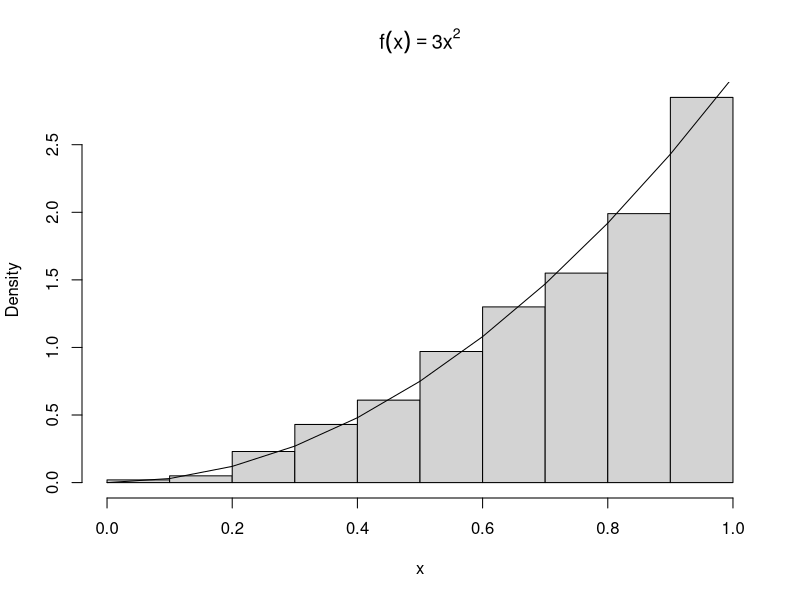
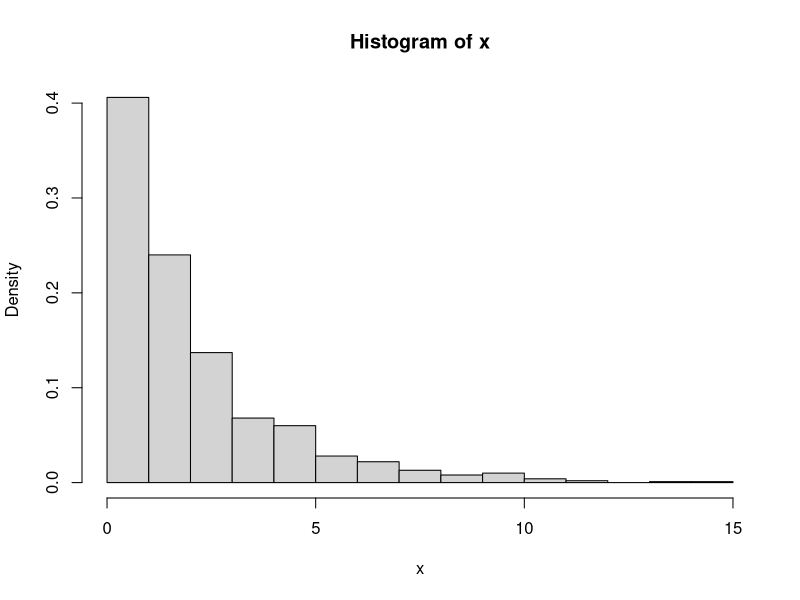
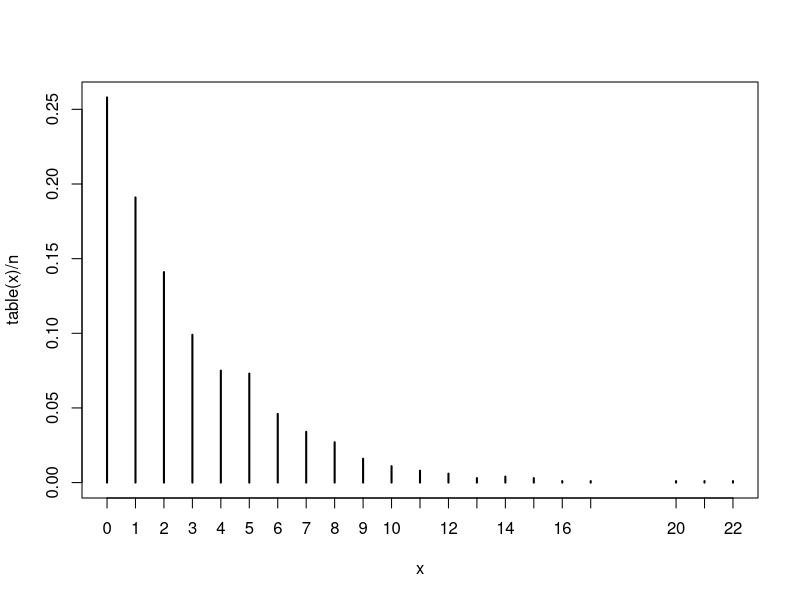

Recreate these plots in R, in order.
## ---- chunk 1
LCG <- function(n, m, a, c, X0) {

	X <- c()
	Xn <- X0
	
	for (i in 1:n) {
		Xn <- a * Xn + c %% m
		X[i] <- Xn
	}
	
	return(X)
}
## ---- chunk 2
m    <- 8
a    <- 5
c    <- 1
seed <- 0
N    <- 10

X <- numeric()
Y <- numeric()

X[1] <- seed

for (n in 2:(N + 1)) {
	X[n] <- LCG(1, m, a, c, X[n - 1])
	Y[n] <- 5 * X[n - 1] + 1
	cat(n - 1, 5 * X[n - 1] + 1, X[n], "\n")
}
congruencial <- data.frame(n = 1:10, Yn = Y[2:(N + 1)], Xn = X[2:(N + 1)])
congruencial

## ---- chunk 3
# Lançamento de moedas
sample(0:1, size = 10, replace = TRUE)
## ---- chunk 4
n <- 1000  # tamanho da amostra
u <- runif(n)
x <- u ^ (1 / 3)

y <- seq(0, 1, 0.1)

hist(x, prob = TRUE, main = bquote(f(x) == 3 * x ^ 2))
lines(y, 3 * y ^ 2)

## ---- chunk 5
n      <- 1000
lambda <- 0.5

u <- runif(n)
x <- -log(u) / lambda

hist(x, prob = TRUE)
## ---- chunk 6
n <- 10
p <- 0.4

u <- runif(n)
u > 0.6

x <- as.integer(u > 0.6)
x

mean(x)
var(x)
## ---- chunk 7
n <- 1000
p <- 1 / 4
u <- runif(n)
x <- ceiling(log(u) / log(1 - p)) - 1
x
plot(table(x) / n)
